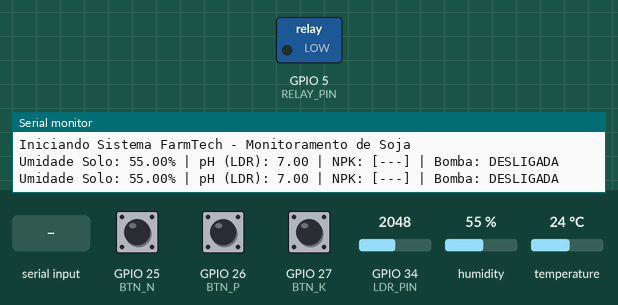
This sketch was run on a simulated ESP32. On the bench: switched loads named in the sketch (green lamp = pin HIGH), the last lines printed to the serial monitor. Inputs (shaded band) come from the test bench; at power-on: humidity 55 %, GPIO 25 (BTN_N) HIGH, GPIO 26 (BTN_P) HIGH, GPIO 27 (BTN_K) HIGH, GPIO 34 (LDR_PIN) = 2048, temperature 24 °C.

Above: at 2.8 s.
2.9 s: humidity set to 41 %
5.6 s: humidity set to 38 %
At 7.4 s:
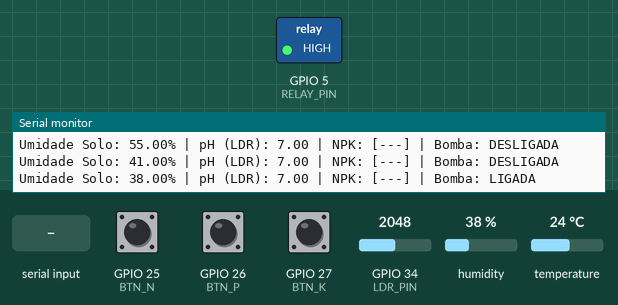
19.7 s: "C" received over Serial
At 20.9 s:
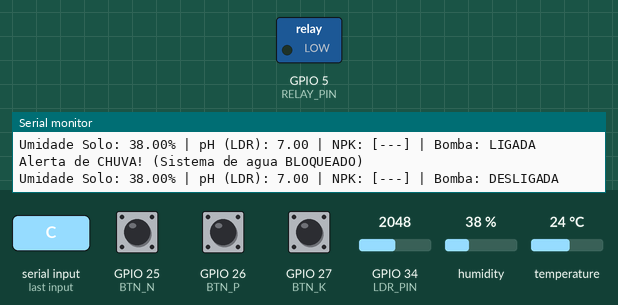
Timing chart, 0 to 22.7 s (numbered marks = the images above; inputs shaded):
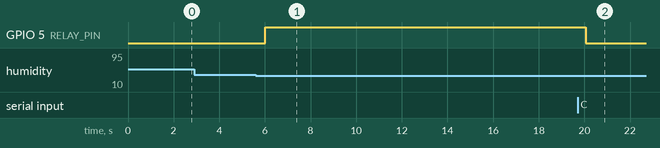

Measured:
- the behaviour switches between 40 and 39 % on humidity (found by bisection; images 0 and 1)
- after the input at 5.6 s, GPIO 5 (RELAY_PIN): LOW → HIGH after 0.42 s
- after the input at 19.7 s, GPIO 5 (RELAY_PIN): HIGH → LOW after 0.37 s

The sketch:

sketch.ino
```cpp
#include "DHT.h"

#define DHTPIN 4
#define DHTTYPE DHT22
#define LDR_PIN 34   // LDR simulando o medidor de pH
#define RELAY_PIN 5  // Relé Azul (Bomba D'água)

#define BTN_N 25     // Botão Nitrogênio
#define BTN_P 26     // Botão Fósforo
#define BTN_K 27     // Botão Potássio

DHT dht(DHTPIN, DHTTYPE);

bool vaiChover = false; // Controle da API do clima

void setup() {
  Serial.begin(115200);
  dht.begin();

  pinMode(RELAY_PIN, OUTPUT);
  pinMode(BTN_N, INPUT_PULLUP);
  pinMode(BTN_P, INPUT_PULLUP);
  pinMode(BTN_K, INPUT_PULLUP);

  digitalWrite(RELAY_PIN, LOW); // Bomba inicia desligada por segurança

  Serial.println("Iniciando Sistema FarmTech - Monitoramento de Soja");
}

void loop() {
  float umidadeSolo = dht.readHumidity();
  int valorLDR = analogRead(LDR_PIN);
  float pH = map(valorLDR, 0, 4095, 0, 14); // Mapeia a luz para escala de pH

  bool temN = (digitalRead(BTN_N) == LOW);
  bool temP = (digitalRead(BTN_P) == LOW);
  bool temK = (digitalRead(BTN_K) == LOW);

  if (Serial.available() > 0) {
    char comando = Serial.read();
    comando = toupper(comando);

    if (comando == 'C') {
      vaiChover = true;
      Serial.println("Alerta de CHUVA! (Sistema de agua BLOQUEADO)");
    } else if (comando == 'S') {
      vaiChover = false;
      Serial.println("TEMPO SECO. (Sistema de agua LIBERADO)");
    }

    while(Serial.available() > 0) {
      Serial.read();
    }
  }

  // PH adequado da soja (Regra de Negócio da Soja)
  bool phAdequado = (pH >= 5.5 && pH <= 7.5);
  bool temNutriente = (temN || temP || temK);

  // Fertirrigação: Se o pH está ruim, só recebe água se o produtor adicionou nutriente para ser dissolvido.
  bool terraProntaParaAgua = phAdequado || (!phAdequado && temNutriente);

  // A bomba liga se a terra estiver seca, SEM chuva prevista e pronta para receber água.
  if (umidadeSolo < 40.0 && !vaiChover && terraProntaParaAgua) {
    digitalWrite(RELAY_PIN, HIGH);
  } else {
    digitalWrite(RELAY_PIN, LOW);
  }

  // 4. Prints de Acompanhamento (Dashboard do Serial)
  Serial.print("Umidade Solo: "); Serial.print(umidadeSolo); Serial.print("% | ");
  Serial.print("pH (LDR): "); Serial.print(pH); Serial.print(" | ");
  Serial.print("NPK: [");
  Serial.print(temN ? "N" : "-"); Serial.print(temP ? "P" : "-"); Serial.print(temK ? "K" : "-");
  Serial.print("] | Bomba: ");
  Serial.println(digitalRead(RELAY_PIN) == HIGH ? "LIGADA" : "DESLIGADA");

  delay(2000); // 2s de leitura
}
```
